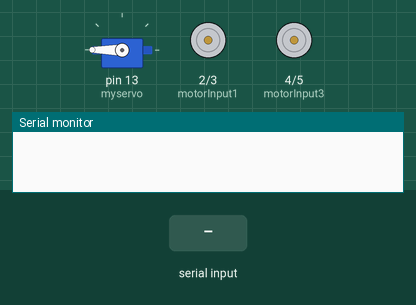
A sketch run on a simulated Arduino Uno, built with avr-gcc and run on an emulated ATmega328P. Shown: servo, motor-driver pin pairs drawn as motors (green arrow = first pin HIGH = forward, orange = second pin HIGH = backward, longer = more drive), the last lines printed to the serial monitor. Inputs (shaded band) come from the test bench.

Above: at 1.2 s.
1.3 s: "B" received over the second serial link
At 2.1 s:
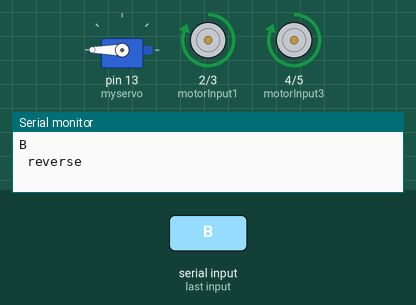
2.8 s: "F" received over the second serial link
At 3.3 s:
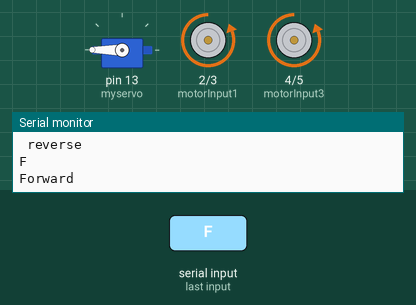
4.3 s: "L" received over the second serial link
At 5.5 s:
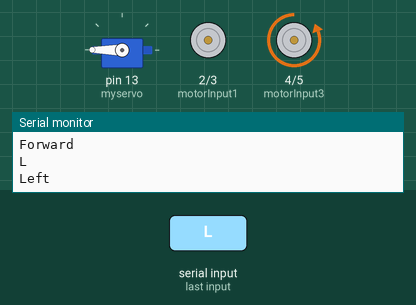
5.8 s: "R" received over the second serial link
At 6.7 s:
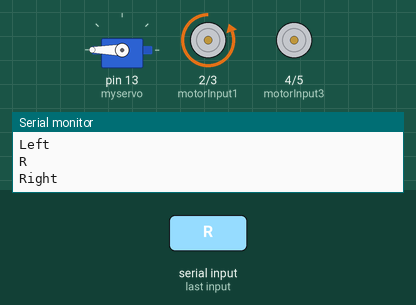
Timing chart, 0 to 8.3 s (numbered marks = the images above; inputs shaded):
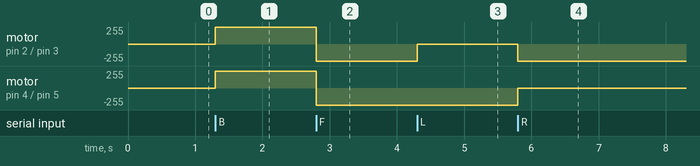

Measured:
- after the input at 1.3 s, motor on pin 2 (motorInput1) / pin 3 (motorInput2), motor on pin 4 (motorInput3) / pin 5 (motorInput4): stopped → forward 255/255 at once
- after the input at 2.8 s, motor on pin 2 (motorInput1) / pin 3 (motorInput2), motor on pin 4 (motorInput3) / pin 5 (motorInput4): forward 255/255 → backward 255/255 at once
- after the input at 4.3 s, motor on pin 2 (motorInput1) / pin 3 (motorInput2): backward 255/255 → stopped at once
- after the input at 5.8 s, motor on pin 2 (motorInput1) / pin 3 (motorInput2): stopped → backward 255/255 at once; motor on pin 4 (motorInput3) / pin 5 (motorInput4): backward 255/255 → stopped at once

The sketch:

sketch_jul16a.ino
```cpp
#include <SoftwareSerial.h>
SoftwareSerial BTSerial(10, 11); // CONNECT BT RX PIN TO ARDUINO 11 PIN | CONNECT BT TX PIN TO ARDUINO 10 PIN

char tiltDirection;
int motorInput1 = 2;
int motorInput2 = 3;
int motorInput3 = 4;
int motorInput4 = 5;
#include<Servo.h>
int pos=180;
Servo myservo;
void setup() {
myservo.attach(13);
 myservo.write(pos);
  pinMode(motorInput1, OUTPUT);
  pinMode(motorInput2, OUTPUT);
  pinMode(motorInput3, OUTPUT);
  pinMode(motorInput4, OUTPUT);

  digitalWrite(motorInput1, LOW);
  digitalWrite(motorInput2, LOW);
  digitalWrite(motorInput3, LOW);
  digitalWrite(motorInput4, LOW);

  Serial.begin(115200);      // Serial communication is activated at 38400 baud/s.
  BTSerial.begin(9600);    // HC-05 default speed in AT command more
}
void loop() {
  if (BTSerial.available()) {
    tiltDirection = BTSerial.read();
    Serial.println(tiltDirection);
    if(tiltDirection == 'B'){
      Serial.println(" reverse");
       reverse();
    }else if(tiltDirection == 'F'){
      Serial.println("Forward");
      forward();
    }else if(tiltDirection == 'L'){
      Serial.println("Left");
      left();
    }else if(tiltDirection == 'R'){
      Serial.println("Right");
      right();
    }else if(tiltDirection == 'S'){
      Serial.println("Stop");
      stopCar();
    }
    if (tiltDirection==0){
      gripperon();
      }
       else if (tiltDirection==1){
      gripperoff();
      }
  }
}
void forward()
{
  /*The pin numbers and high, low values might be different depending on your connections */
  digitalWrite(motorInput1, LOW);
  digitalWrite(motorInput2, HIGH);
  digitalWrite(motorInput3, LOW);
  digitalWrite(motorInput4, HIGH);
}
void reverse()
{
  /*The pin numbers and high, low values might be different depending on your connections */
  digitalWrite(motorInput1, HIGH);
  digitalWrite(motorInput2, LOW);
  digitalWrite(motorInput3, HIGH);
  digitalWrite(motorInput4, LOW);
}
void right()
{
  /*The pin numbers and high, low values might be different depending on your connections */
  digitalWrite(motorInput1, LOW);
  digitalWrite(motorInput2, HIGH);
  digitalWrite(motorInput3, LOW);
  digitalWrite(motorInput4, LOW);
}
void left()
{
  /*The pin numbers and high, low values might be different depending on your connections */
  digitalWrite(motorInput1, LOW);
  digitalWrite(motorInput2, LOW);
  digitalWrite(motorInput3, LOW);
  digitalWrite(motorInput4, HIGH);
}

void stopCar() {
  digitalWrite(motorInput1, LOW);
  digitalWrite(motorInput2, LOW);
  digitalWrite(motorInput3, LOW);
  digitalWrite(motorInput4, LOW);
}
void gripperon(){

    myservo.write(180);
    delay(15);   }
  void gripperoff(){
      myservo.write(0);
    delay(15);
}
```
